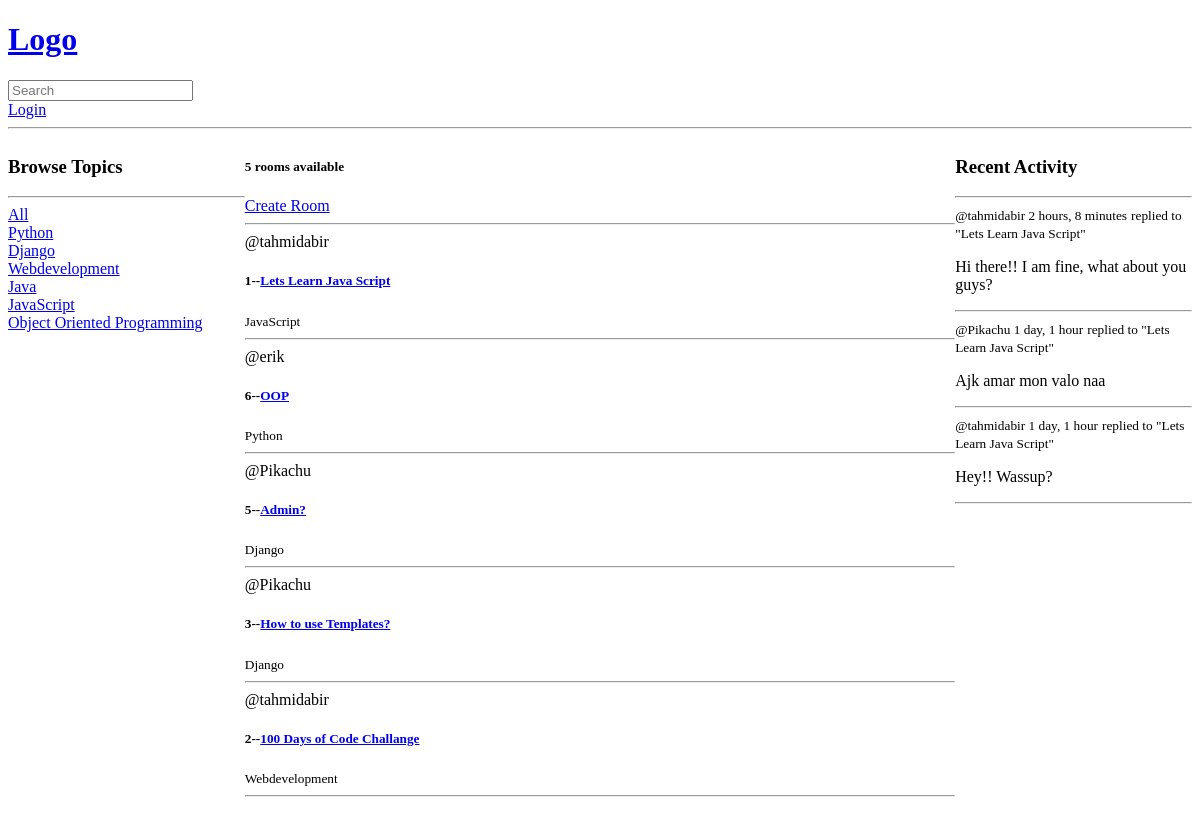
/, run on an earlier commit of the app's database.
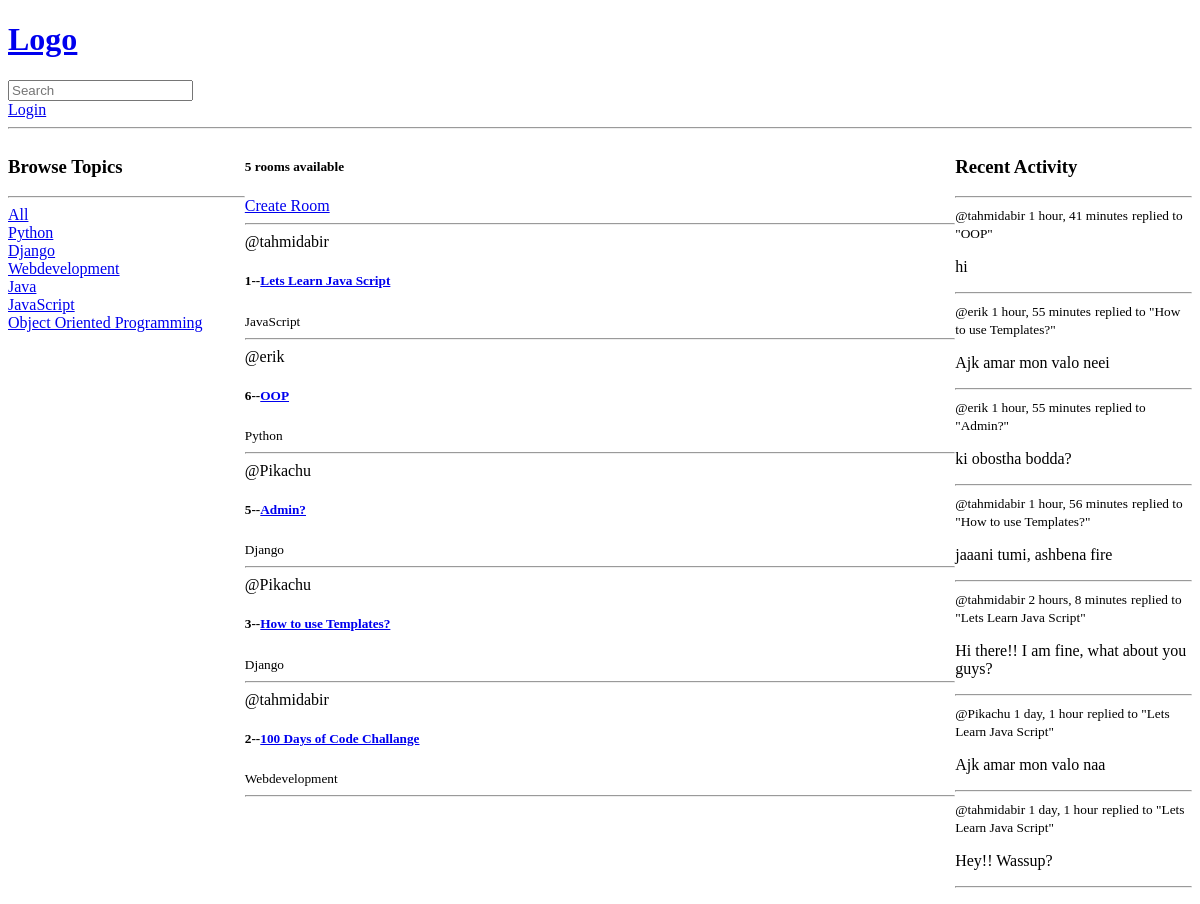
And on a later commit of the database.
### base/models.py (models this page shows, shortened)
class Topic(models.Model):
    name = models.CharField(max_length=200)

class Room(models.Model):
    host = models.ForeignKey(User, on_delete=models.SET_NULL,null=True)
    topic = models.ForeignKey(Topic, on_delete=models.SET_NULL,null=True)
    name = models.CharField(max_length=200)
    description = models.TextField(null=True, blank=True)
    participants=models.ManyToManyField(User,related_name='participants',blank=True)
    updated = models.DateTimeField(auto_now=True)  # auto_now updates everytime it got updated
    created = models.DateTimeField(auto_now_add=True)  # auto_mow_add only update once while updating
    class Meta:
        ordering = ['-updated','-created']
    def __str__(self):
        return self.name

class Message(models.Model):
    user = models.ForeignKey(User, on_delete=models.CASCADE)
    room = models.ForeignKey(Room, on_delete=models.CASCADE)
    body = models.TextField()
    updated = models.DateTimeField(auto_now=True)
    created = models.DateTimeField(auto_now_add=True)
    class Meta:
        ordering = ['-updated','-created']
    def __str__(self):
        return self.body[0:50]

### base/views.py (the view)
# urls.py: path('', views.home, name='home'),
def home(request):
    q = request.GET.get('q') if request.GET.get('q')!=None else ''
    rooms = Room.objects.filter(
        Q(topic__name__icontains=q) |
        Q(name__icontains=q) |
        Q(description__icontains=q)
        )
    topics = Topic.objects.all()
    room_count = rooms.count()
    room_messages = Message.objects.all()
    context={'rooms':rooms,'topics':topics,'room_count':room_count, 'room_messages':room_messages}
    return render(request,'base/home.html',context)

### base/templates/base/home.html (shortened to what this page needs)
{% extends 'main.html'%}
{% block content%}
<div class="home-container">
    <div>
        <h3>Browse Topics</h3>
        <hr>
            <div>
                <a href="{% url 'home'%}">All</a>
            </div>
        {% for topic in topics %}
            <div>
                <a href="{% url 'home'%}?q={{topic.name}}">{{topic.name}}</a>
            </div>
        {% endfor %}
    </div>
    <div>
        <h5>{{room_count}} rooms available</h5>
    <a href="{%url 'create-room'%}">Create Room</a>
        <hr>
    <div>
        {% for room in rooms%}
            <div>
                <span>@{{room.host.username}}</span>
                <h5>{{room.id}}--<a href="{%url 'room' room.id %}">{{room.name}}</a></h5>
                <small>{{room.topic.name}}</small>
                <hr>
            </div>
        {% endfor %}
    </div>
    </div>
    <div>
        <h3>Recent Activity</h3>
        <hr>
        {% for message in room_messages %}
            <div>
                <small>@{{message.user}} {{message.created| timesince}}</small>
                <small>replied to "{{message.room}}"</small>
                <p>{{message}}</p>
            </div>
        <hr>
        {% endfor%}
    </div>
{% endblock %}

### templates/main.html (shortened to what this page needs)
<!DOCTYPE html>
<html lang="en">
<head>
</head>
<body>
{% include 'navbar.html' %}
{% block content%}
{% endblock %}
</body>
</html>

### templates/navbar.html
<a href="/">
  <h1>Logo</h1>
</a>
 <form method="GET" action="{% url 'home' %}">
      <input type="text" name="q" placeholder="Search" />
 </form>
{% if request.user.is_authenticated %}
<p>Hello {{request.user}}</p>
<a href="{%url 'logout' %}">Logout</a>
{%else%}
<a href="{%url 'login' %}">Login</a>
{%endif%}
<hr>

### base/templates/base/home.html (style rules this page uses)
.home-container { display:grid; grid-template-columns:1fr 3fr 1fr; }

What changed in the data, as far as the page shows it:
added Message: user "tahmidabir", created "1 hour, 41 minutes", room "OOP", body "hi"
added Message: user "erik", created "1 hour, 55 minutes", room "How to use Templates?", body "Ajk amar mon valo neei"
added Message: user "erik", created "1 hour, 55 minutes", room "Admin?", body "ki obostha bodda?"
added Message: user "tahmidabir", created "1 hour, 56 minutes", room "How to use Templates?", body "jaaani tumi, ashbena fire"
